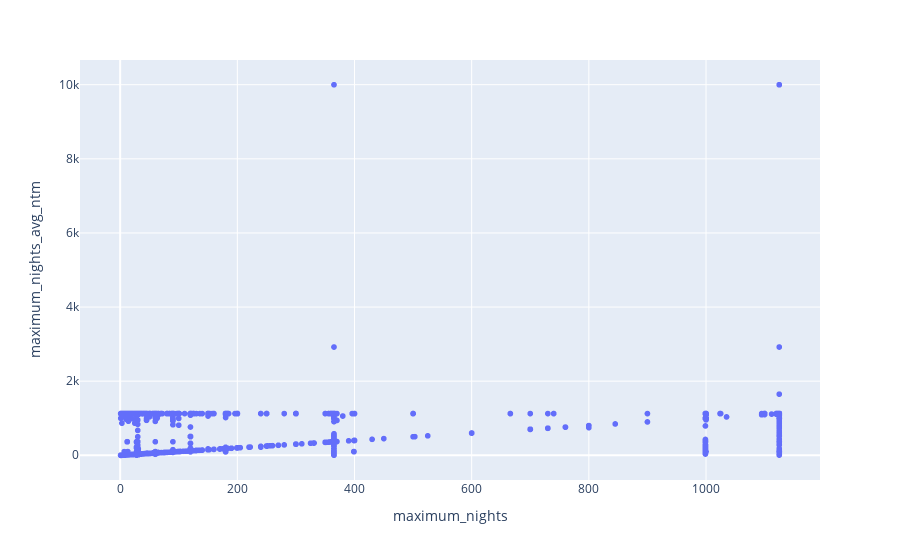

Notebook code cell kept with this figure:
### Markdown cell above
Might be a direct result of outliers?

### Code cell
df_max_nights = df_listings[['maximum_nights', 'maximum_nights_avg_ntm']]\
                    .astype('int')
df_max_nights = df_max_nights[(df_max_nights['maximum_nights'] < 10000) & (df_max_nights['maximum_nights_avg_ntm'] < 10000)]

px.scatter(df_max_nights,
           x='maximum_nights',
           y='maximum_nights_avg_ntm')

### Figure 1 — Plotly figure (JSON) as saved in the notebook; plotly's stock layout.template omitted (floating-point values rounded to 4 significant figures; data arrays with more than 128 entries replaced by an {"elided": "..."} marker saying what was removed)
{"data": [{"hovertemplate": "maximum_nights=%{x}<br>maximum_nights_avg_ntm=%{y}<extra></extra>", "legendgroup": "", "marker": {"color": "#636efa", "symbol": "circle"}, "mode": "markers", "name": "", "showlegend": false, "type": "scattergl", "x": {"elided": "20754 int values"}, "xaxis": "x", "y": {"elided": "20754 int values"}, "yaxis": "y"}], "layout": {"legend": {"tracegroupgap": 0}, "margin": {"t": 60}, "xaxis": {"anchor": "y", "domain": [0, 1], "title": {"text": "maximum_nights"}}, "yaxis": {"anchor": "x", "domain": [0, 1], "title": {"text": "maximum_nights_avg_ntm"}}}}
